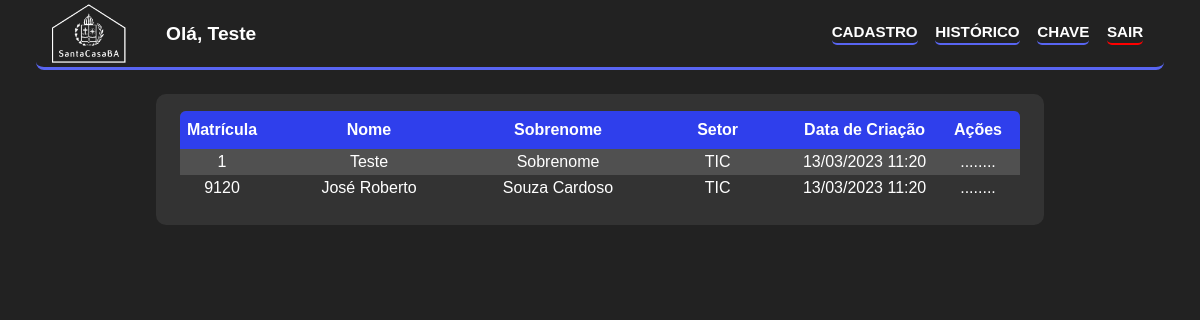
Screenshot of /pages/page_users.php (signed in) with the database file from the repository.
### tables this page shows
CREATE TABLE `users` (
  `matricula` int NOT NULL,
  `nome` varchar(140) NOT NULL,
  `sobrenome` varchar(140) NOT NULL,
  `email` varchar(140) NOT NULL,
  `senha` varchar(100) NOT NULL,
  `setor` varchar(140) NOT NULL,
  `adm` tinyint(1) NOT NULL DEFAULT '0',
  `adm-setor` tinyint(1) NOT NULL DEFAULT '0',
  `data_criacao` timestamp NOT NULL DEFAULT CURRENT_TIMESTAMP ON UPDATE CURRENT_TIMESTAMP
);

### write-read-db/read-users-db.php (called while the page is built)
<?php
    include('../conexao-mysql.php');
    $sql_code = "SELECT * FROM users ORDER BY nome DESC";
    $result = $mysqli->query($sql_code) or die("Fala na execução do código SQL");
?>

### pages/page_users.php (the view, shortened to what this page needs)
<?php
    include('../write-read-db/read-users-db.php');
?>
<!DOCTYPE html>
<html lang="en">
<head>
    <link rel="stylesheet" href="../css/style-header.css">
    <link rel="stylesheet" href="../css/colors.css">
    <link rel="stylesheet" href="../css/style-users.css">
</head>
<body>
    <header id="header">
        <img class="img-home" src="../img/logo-scmba-branca.png">
        <h2>Olá, <?php echo $_SESSION['nome']; ?></h2>
        <nav id="nav">
            <ul id="menu" role="menu">
                <li><a href="./page_cadastro.php"><h1 class="sublinhado">Cadastro</h1></a></li>
                <li><a href="./page_historic.php"><h1 class="sublinhado">Histórico</h1></a></li>
                <li><a href="./page_chaves.php"><h1 class="sublinhado">Chave</h1></a></li>
                <li><a class="sair" href="./page_logout.php"><h1 class="sublinhado-sair">Sair</h1></a></li>
            </ul>
        </nav>
    </header>
    <article>
        <div class="content">
            <table class="table" cellpadding="4">
                <thead>
                    <tr>
                        <th scope="col">Matrícula</th>
                        <th scope="col">Nome</th>
                        <th scope="col">Sobrenome</th>
                        <th scope="col">Setor</th>
                        <th scope="col">Data de Criação</th>
                        <th scope="col">Ações</th>
                    </tr>
                </thead>
                <tbody>
                    <?php
                        while($historic_data = mysqli_fetch_assoc($result)){
                            echo "<tr id='lin{$historic_data['matricula']}'>";
                                echo "<td>".$historic_data['matricula']."</td>";
                                echo "<td>".$historic_data['nome']."</td>";
                                echo "<td>".$historic_data['sobrenome']."</td>";
                                echo "<td>".$historic_data['setor']."</td>";
                                echo "<td>".date("d/m/Y H:i", strtotime($historic_data['data_criacao']))."</td>";
                                echo "<td>........</td>";
                                echo "</tr>";
                        }
                    ?>
                </tbody>
            </table>
        </div>
</body>
</html>

### css/style-header.css (style rules this page uses)
:root { --color-white: #e6e6e6; --color-blue: #008B8B; --color-red: #ff0000; }
body, ul { margin: 0px; padding: 0px; font-family: Arial, Helvetica, sans-serif; }
a { color: #fff; text-decoration: none; font-family: sans-serif; }
#header { box-sizing: border-box; margin-left: 3%; margin-right: 3%; border-bottom-left-radius: 8px; border-bottom-right-radius: 8px; height: 70px; padding: 1rem; display: flex; align-items: center; justify-content: space-between; background: var(--color-dark1); border-bottom: solid 3px var(--color-blue); font-family: Arial, Helvetica, sans-serif; }
#header img { width: 74px; }
header h2 { font-size: 1.2rem; padding-left: 2.5rem; color: var(--color-white); width: 100%; }
#menu { display: flex; list-style: none; gap: 0.5rem; }
#menu a { display: block; padding: 0.3rem; }
.sublinhado { border-radius: 5px; text-decoration: none; border-bottom: 2px solid var(--color-blue); padding-bottom: 3px; text-transform: uppercase; font-size: 0.95rem; }
.sublinhado-sair { border-bottom: 2px solid var(--color-red); border-radius: 5px; text-decoration: none; padding-bottom: 3px; text-transform: uppercase; font-size: 0.95rem; }

### css/colors.css (style rules this page uses)
:root { --color-white: #fff; --color-red: #ff0000; --color-red2: rgb(240, 57, 57); --color-dark1: #222; --color-dark2: #333; --color-blue: #5865f2; --color-blue2: #2f3fec; --color-gray: #6e6e6e; --color-gray2: #505050; --color-green: #008000; --color-green2: #148814; }

### css/style-users.css (style rules this page uses)
body { background-color: var(--color-dark1); }
article { font-family: Arial, Helvetica, sans-serif; background-color: var(--color-dark1); color: var(--color-white); display: flex; justify-content: center; align-items: center; width: 100%; }
.content { margin-top: 2%; background-color: var(--color-dark2); padding: 1.5rem; padding-top: 0; width: 70%; border-radius: 10px; display: flex; justify-content: center; align-items: center; margin-bottom: 2rem; }
table { text-align: center; align-items: center; border-collapse: collapse; margin-top: 2%; }
.table { width: 100%; max-width: 100%; background-color: transparent; }
th { background-color: var(--color-blue2); padding-top: 10px; padding-bottom: 10px; }
th:nth-child(1) { border-top-left-radius: 6px; }
th:nth-last-child(1) { border-top-right-radius: 6px; }
tr:nth-of-type(odd) { background-color: var(--color-gray2); }
th:nth-child(1) { width: 10%; }
th:nth-child(2) { width: 25%; }
th:nth-child(3) { width: 20%; }
th:nth-child(4) { width: 18%; }
th:nth-child(5) { width: 17%; }
th:nth-child(6) { width: 10%; }

### rows the page displays
users: matricula "1", nome "Teste", sobrenome "Sobrenome", setor "TIC", data_criacao "13/03/2023 11:20"
users: matricula "9120", nome "José Roberto", sobrenome "Souza Cardoso", setor "TIC", data_criacao "13/03/2023 11:20"

### other values shown
$_SESSION['nome'] "Teste"
